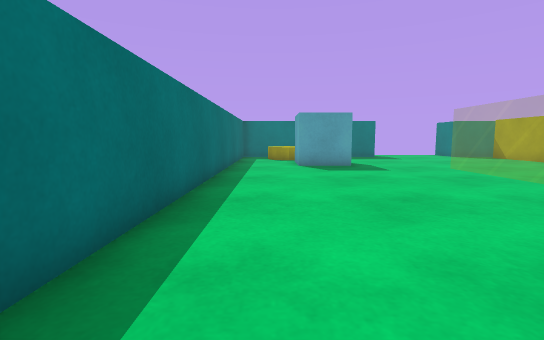
View 1 (above)

16 first-person views from a walk through a Unity game level. The camera is 0.51 m above the floor, tilts 6° down and sees 85° across. The floor is counted in squares, 0.5 m on a side. Each view is taken from the middle of a square. On the plan, view 1 faces up. The plan holds only what a view shows up to about 12 squares ahead; the rest is blank. The player character is not drawn.

View 2
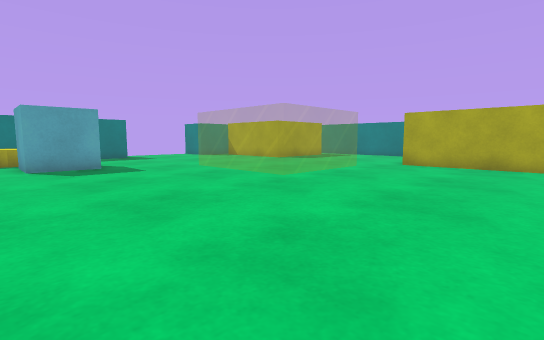

View 3
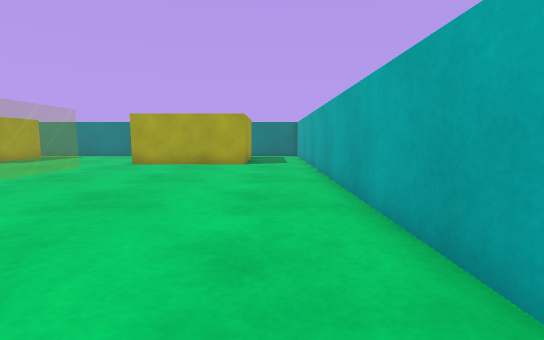

View 4
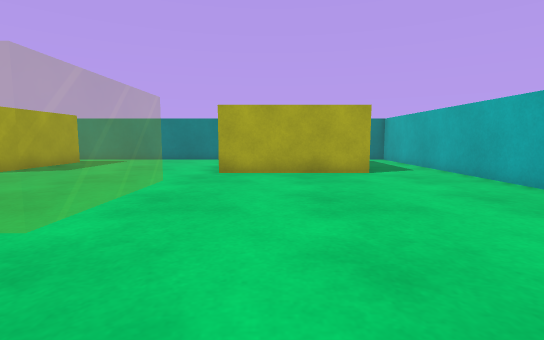

View 5
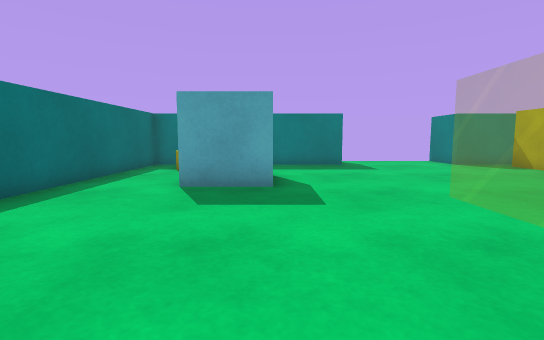

View 6
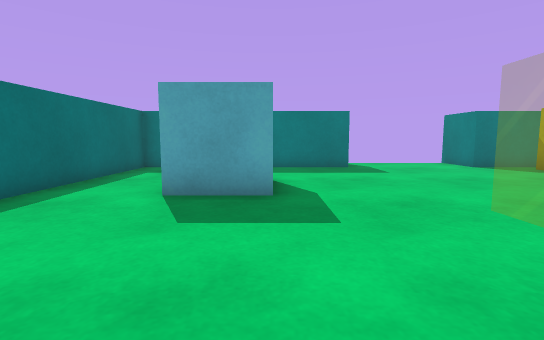

View 7
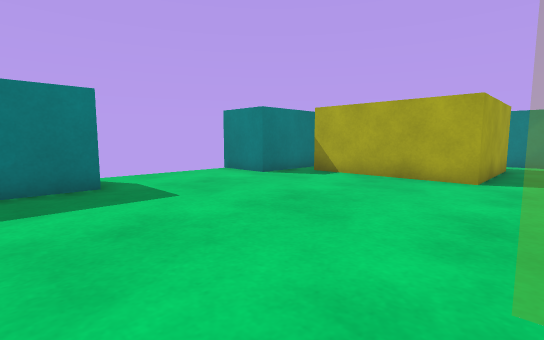

View 8
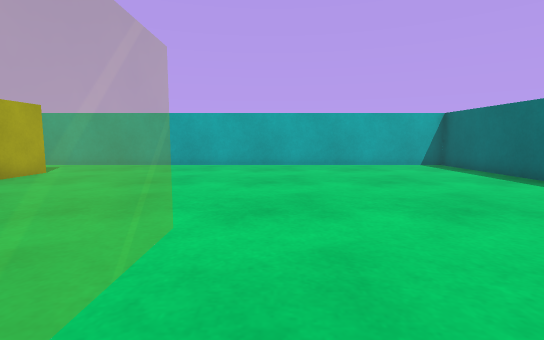

View 9
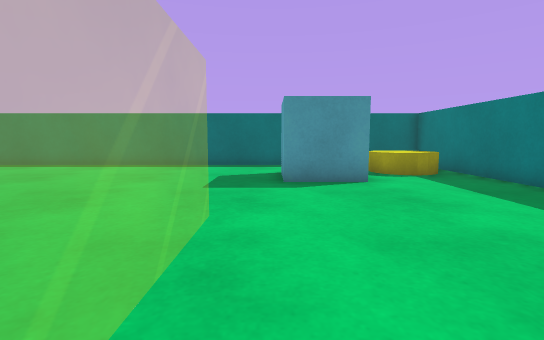

View 10
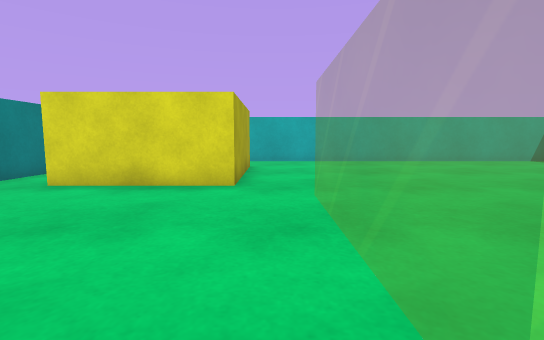

View 11
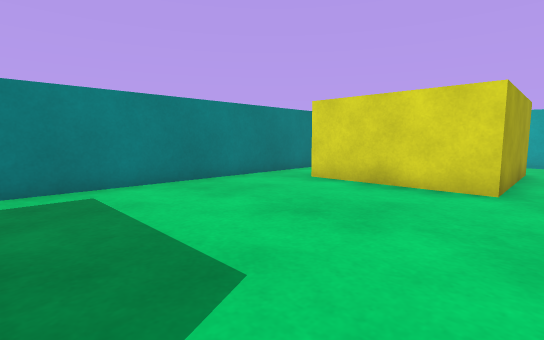

View 12
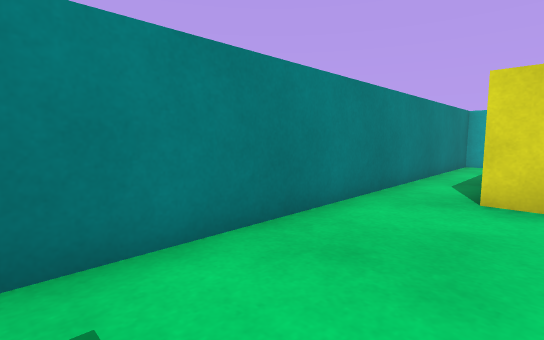

View 13
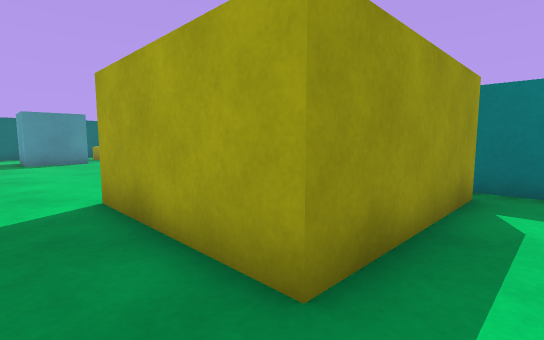

View 14
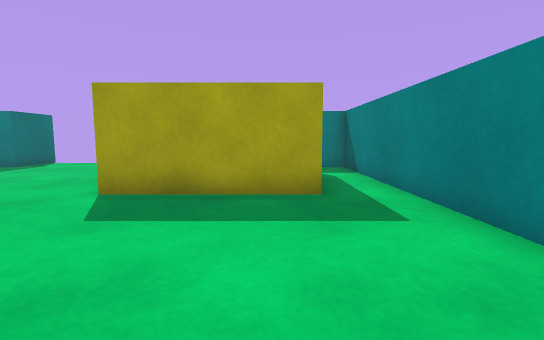

View 15
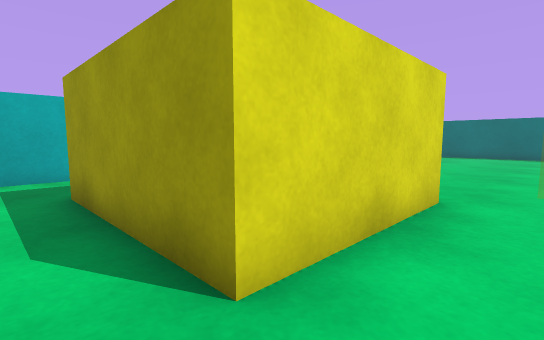

View 16
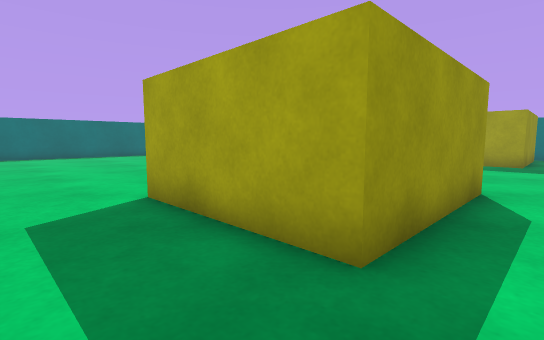

### Floor plan
Key: @ floor where view 1 was taken; # wall or solid block; . floor; C cyan cube; Y yellow cylinder; B yellow block.
Columns run from 2 left of view 1 to 18 right of it. Each row starts with its distance up from view 1.
 19             #
 18         #...#
 17 #########...####  ###
 16 #..Y..........B   B.#
 15 #.YY..........B   B.#
 14 #..Y..........B   B.#
 13 #..C C........B   B.#
 12 #..C C........B   B.#
 11 #..CCC........BBBBB.#
 10 #.......     .......#
  9 #.......     .......#
  8 #.......     .......#
  7 #.......     .......#
  6 #.......     .......#
  5 #...................#
  4 #.............BBBBB.#
  3 #.............B   B.#
  2 #.............B   B.#
  1 #.............B   B.#
  0 #.@...........BBBBB.#
 -1 #...................#
 -2 #...................#
 -3 #####################

Positions as (right, up) in squares from view 1, and headings:
1: (0, 0), facing up
2: (0, 0), facing up-right
3: (0, -1), facing right
4: (3, 3), facing right
5: (3, 5), facing up
6: (3, 6), facing up
7: (4, 10), facing up-right
8: (5, 9), facing down
9: (10, 11), facing left
10: (11, 11), facing down
11: (11, 11), facing down-right
12: (15, 10), facing down-right
13: (17, 10), facing up-left
14: (15, 6), facing up
15: (17, 6), facing down-left
16: (17, -2), facing up-left
